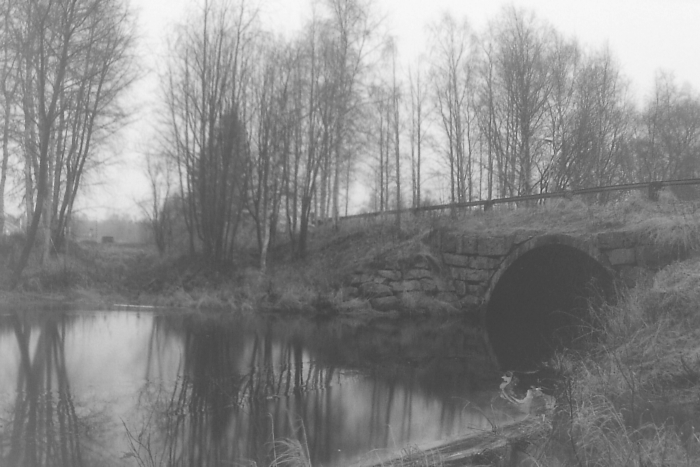
#> input picture grayscale.png, 1400 x 933 px (shown at 1/2 size)
$ jupyter execute --allow-errors Tugas_Histogram_Konvolusi.ipynb   (shell and % lines are left out)
#> lines starting #> are read from the running program, lines starting #| are printed output that depends on the picture
# 1119007-Timothy Ray
# 1119023-Jedediah Fanuel
# 1119033-Fedly Septian
# 1119038-Elangel Neilea Shaday

# Histogram perataan

[cell 1]
from IPython.display import display, Math, Latex

import numpy as np
import matplotlib.pyplot as plt
from PIL import Image

img = Image.open('grayscale.png')
#> img is the input picture: PIL image 1400x933 RGB; min 48, max 249, mean 135

# tampilkan citra asal
plt.imshow(img, cmap='gray')
#> (this line was passed over: IPython is not available in this run)

[cell 2]
# ubah citra menjadi array
img = np.asarray(img)

# mengubah array 2D menjadi 1D
flat = img.flatten()

## Nilai yang ada pada array flat adalah nilai intensitas ( dari 0 [hitam] ~ 255 [putih] )

# kita plot histogram citra asal
plt.hist(flat, bins=8)
#> (this line was passed over: IPython is not available in this run)

[cell 3]
# fungsi histogram
def get_histogram(image, bins):
    # array seukuran bin hitogram dan diisikan dengan nilai nol
#> called with image = array of shape (3918600,), bins = 256
    histogram = np.zeros(bins)

    # loop menelusuri pixel dan jumlahkan jumlah pixel
    for pixel in image:
        histogram[pixel] += 1
#> this loop made 3918600 passes
#> pixel on passes 1 to 3: 187, 187, 187
#> after the loop, histogram = 256 values, max 51396 at index 98, min 0 at index 0, mean 15307

    # return hasil akhir
    return histogram

# kita panggil fungsi histogram kita
hist = get_histogram(flat, 256)
#> hist has the same summary as histogram in get_histogram

[cell 4]
# buat fungsi cumulative sum (kalau di kelas disebut Sk)
def cumsum(a):
    a = iter(a)
    b = [next(a)]
#> b = [0]
    for i in a:
        b.append(b[-1] + i)
#> this loop made 255 passes
#> after the loop, b = 256 values from 0 to 3918600
    return np.array(b)

# eksekusi fungsi
cs = cumsum(hist)
#> cs = 256 values from 0 to 3918600

# tampilkan hasilnya
plt.plot(cs)
#> (this line was passed over: IPython is not available in this run)

[cell 5]
# pembilang & penyebut
nj = (cs - cs.min()) * 255
#> nj = 256 values from 0 to 999243000
N = cs.max() - cs.min()
#> N = 3918600

# normalisasi jumlah kumulatif
cs = nj / N
#> cs = 256 values from 0 to 255

# mengubahnya kembali ke tipe uint8 karena tidak dapat menggunakan nilai floating point dalam citra
cs = cs.astype('uint8')

plt.plot(cs)
#> (this line was passed over: IPython is not available in this run)

[cell 6]
# dapatkan nilai dari jumlah kumulatif untuk setiap indeks di flat ke variable baru
img_new = cs[flat]

# kita plot histogram perataan
plt.hist(img_new, bins=8)
#> (this line was passed over: IPython is not available in this run)

# kembalikan array 1D ke bentuk mula-mula citra
img_new = np.reshape(img_new, img.shape)
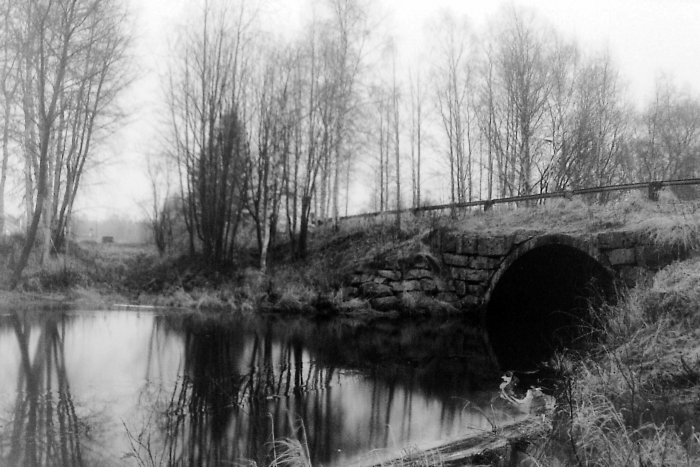
#> img_new: shape (933, 1400, 3) (shown at 1/2 size); min 0, max 255, mean 127.9

# mengatur citra agar bersebelahan
#> (the rest of this cell did not finish here and is left out)

# Konvolusi (Deteksi Tepi)

[cell 7]
import numpy as np
from PIL import Image, ImageOps
import matplotlib.pyplot as plt

[cell 8]
def plot_image(img: np.array):
    plt.figure(figsize=(6, 6))
    plt.imshow(img, cmap='gray');

def plot_two_images(img1: np.array, img2: np.array, name1, name2):
    _, ax = plt.subplots(1, 2, figsize=(12, 6))
    ax[0].imshow(img1, cmap='gray')
    ax[0].set_title(name1)
    ax[1].imshow(img2, cmap='gray');
    ax[1].set_title(name2)

[cell 9]
cat = Image.open('1.jpeg')
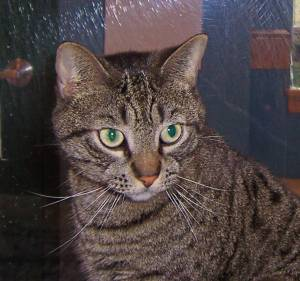
#> input picture 1.jpeg, 300 x 281 px
#> cat is the input picture: PIL image 300x281 RGB; mean R, G, B 78.8, 68.3, 68
cat = ImageOps.grayscale(cat)
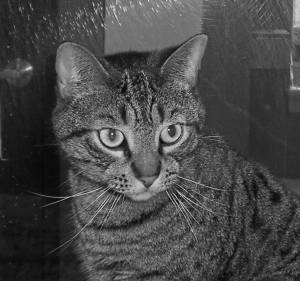
#> cat: PIL image 300x281 L; min 1, max 232, mean 71.5
cat = cat.resize(size=(224, 224))
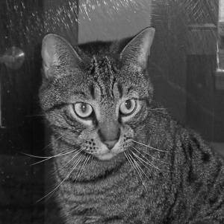
#> cat: PIL image 224x224 L; min 5, max 206, mean 71.5
plot_image(img=cat)
